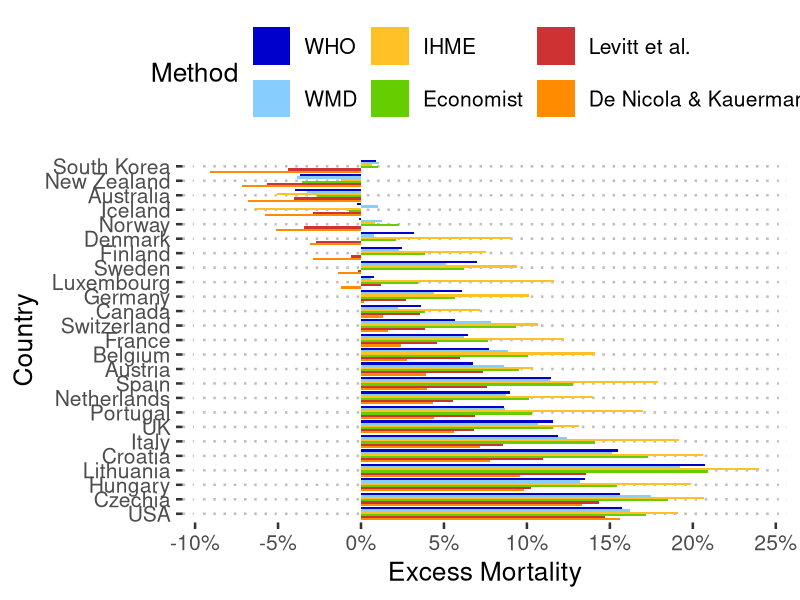

R code for this plot:
setwd(dirname(rstudioapi::getActiveDocumentContext()$path)) #set directory to current

library(readxl)
library(tidyverse)
library(ggpubr)

rm(list=ls()) # clear environment

#load table from excel
comparison_table <- read_excel("comparison_table.xlsx")

#order table as in paper
comparison_table <- comparison_table[order(comparison_table$`De Nicola & Kauermann`),]

#format table and variables for ggplot
table_long <- pivot_longer(comparison_table,cols = 2:7, names_to = "Method", values_to = "Excess")
table_long$Method <- factor(table_long$Method, levels = c("De Nicola & Kauermann", "Levitt et al.", "Economist", "IHME", "WMD", "WHO"))
table_long$Country <- factor(table_long$Country, levels = comparison_table$Country)



#define vector of colours for the bars
colours <- c("darkorange","brown3", "chartreuse3", "goldenrod1", "skyblue1","blue3")

#produce plot
ggplot(table_long, aes(fct_rev(Country), Excess)) +   
  geom_bar(aes(fill = Method), position = "dodge", stat="identity") +
  coord_flip() + 
  guides(fill = guide_legend(reverse = TRUE)) +
  theme_pubclean(base_size = 19) +
  theme(legend.key.size = unit(1, 'cm')) +
  xlab("Country") +
  ylab("Excess Mortality") +
  scale_fill_manual(values= colours) +
  scale_y_continuous(labels = scales::percent, breaks = c(-0.15,-0.10, -0.05, 0.00, 0.05, 0.10, 0.15, 0.20, 0.25)) 

 ggsave("_comparison.pdf",width = 10, height = 14.5)
